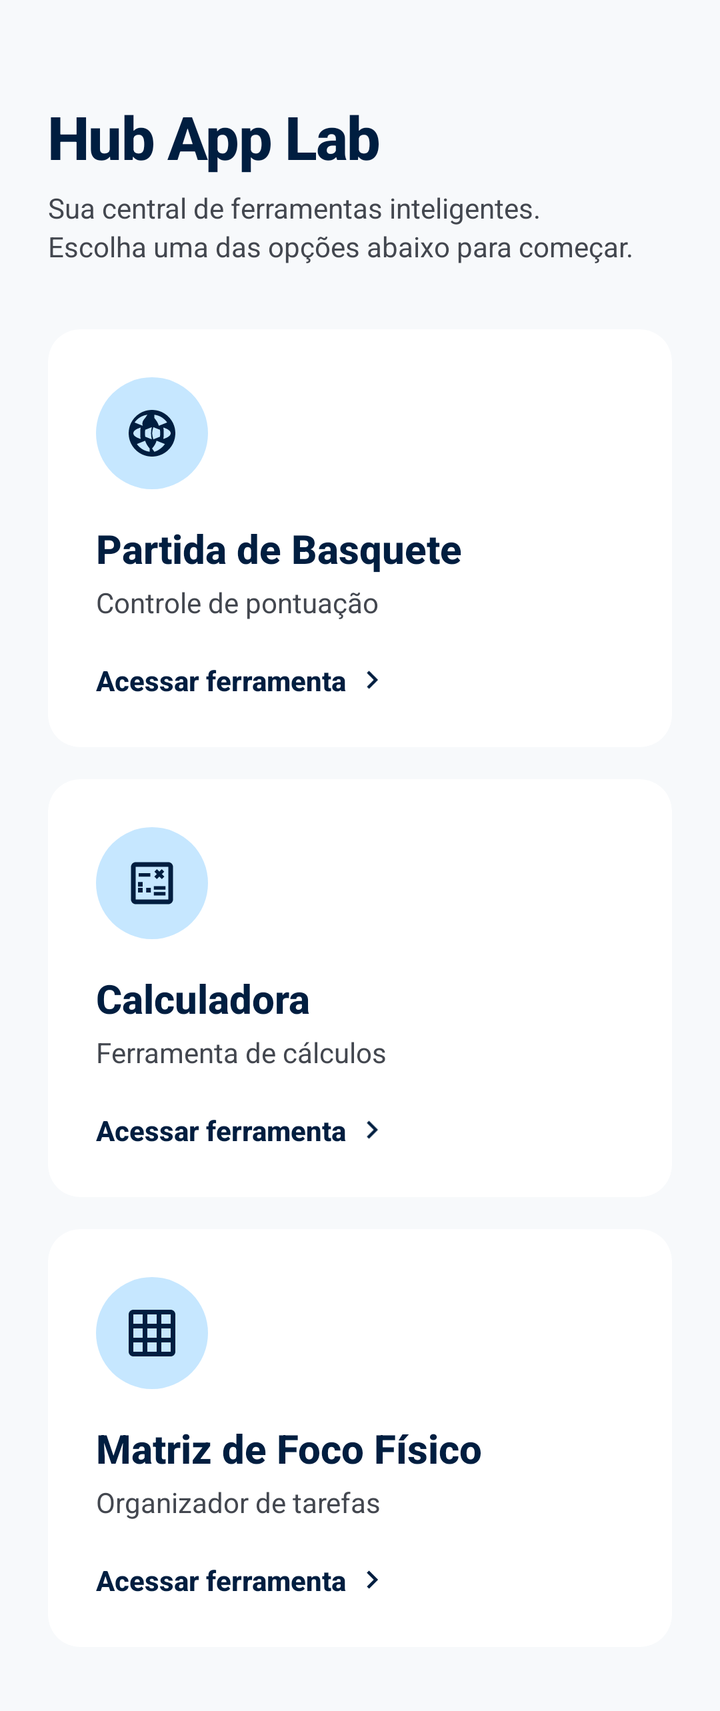
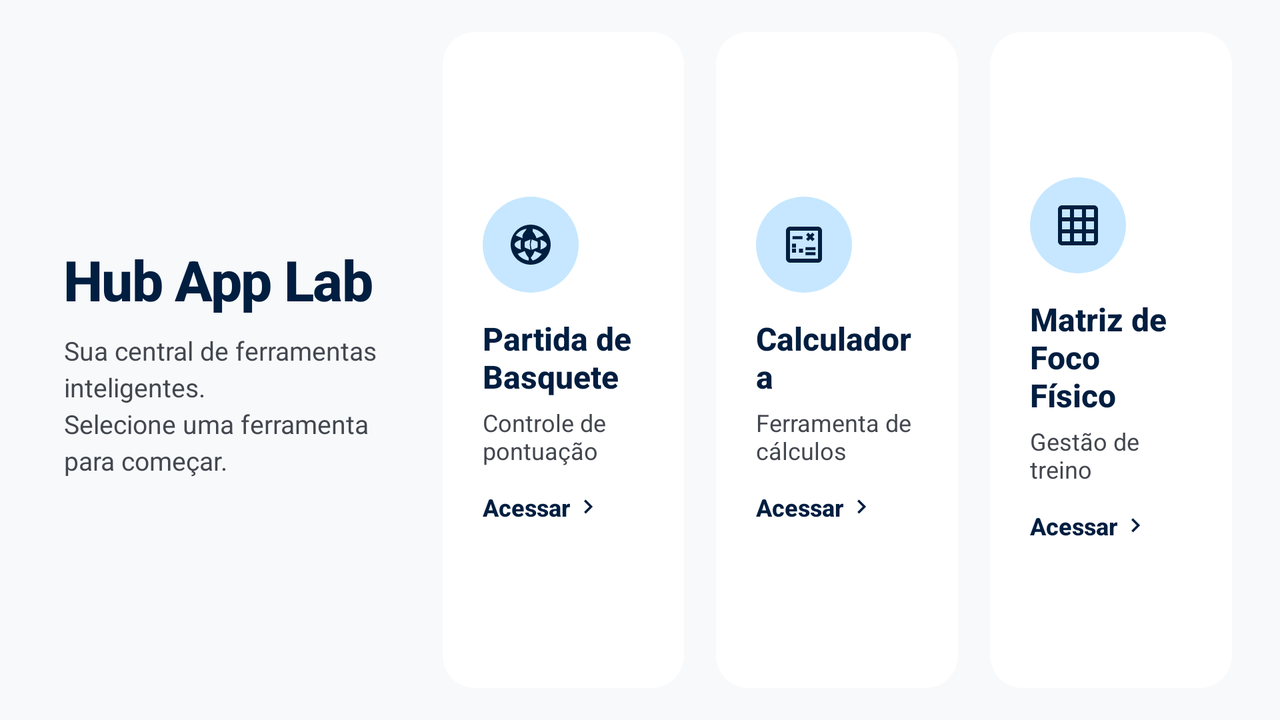

First picture: res/layout/ on a phone held upright. Second picture: the repository's own variant of that layout, on a device whose configuration matches the variant's folder. Source for both follows.
<!-- AndroidManifest.xml: activity theme Theme.HubAppLab -->
<!-- res/layout/activity_main.xml -->
<?xml version="1.0" encoding="utf-8"?>
<ScrollView
    xmlns:android="http://schemas.android.com/apk/res/android"
    xmlns:app="http://schemas.android.com/apk/res-auto"
    xmlns:tools="http://schemas.android.com/tools"
    android:layout_width="match_parent"
    android:layout_height="match_parent"
    android:background="@color/hub_surface"
    android:fillViewport="true"
    android:clipToPadding="false"
    tools:context=".MainActivity">

    <LinearLayout
        android:layout_width="match_parent"
        android:layout_height="wrap_content"
        android:orientation="vertical">

        
        <LinearLayout
            android:id="@+id/header"
            android:layout_width="match_parent"
            android:layout_height="wrap_content"
            android:orientation="vertical"
            android:paddingStart="24dp"
            android:paddingEnd="24dp"
            android:paddingTop="48dp"
            android:paddingBottom="32dp"
            android:background="@color/hub_surface">

            <TextView
                android:layout_width="wrap_content"
                android:layout_height="wrap_content"
                android:text="Hub App Lab"
                android:textSize="30sp"
                android:textColor="@color/hub_primary"
                android:textStyle="bold"
                android:fontFamily="sans-serif-medium"
                android:letterSpacing="-0.02" />

            <TextView
                android:layout_width="wrap_content"
                android:layout_height="wrap_content"
                android:layout_marginTop="6dp"
                android:text="Sua central de ferramentas inteligentes.\nEscolha uma das opções abaixo para começar."
                android:textSize="14sp"
                android:textColor="@color/hub_on_surface_variant"
                android:lineSpacingExtra="3dp"
                android:fontFamily="sans-serif" />

        </LinearLayout>

        
        <LinearLayout
            android:layout_width="match_parent"
            android:layout_height="wrap_content"
            android:orientation="vertical"
            android:paddingStart="24dp"
            android:paddingEnd="24dp"
            android:paddingBottom="32dp"
            android:clipToPadding="false">

            
            <com.google.android.material.card.MaterialCardView
                android:id="@+id/cardBasquete"
                android:layout_width="match_parent"
                android:layout_height="wrap_content"
                android:clickable="true"
                android:focusable="true"
                app:cardBackgroundColor="@color/hub_surface_container_lowest"
                app:cardCornerRadius="16dp"
                app:cardElevation="0dp"
                app:strokeWidth="0dp">

                <LinearLayout
                    android:layout_width="match_parent"
                    android:layout_height="wrap_content"
                    android:orientation="vertical"
                    android:padding="24dp">

                    
                    <FrameLayout
                        android:layout_width="56dp"
                        android:layout_height="56dp"
                        android:layout_marginBottom="16dp"
                        android:background="@drawable/bg_icon_circle">

                        <ImageView
                            android:layout_width="28dp"
                            android:layout_height="28dp"
                            android:layout_gravity="center"
                            android:src="@drawable/ic_basquete"
                            android:contentDescription="Basquete" />
                    </FrameLayout>

                    
                    <TextView
                        android:layout_width="wrap_content"
                        android:layout_height="wrap_content"
                        android:text="Partida de Basquete"
                        android:textSize="20sp"
                        android:textColor="@color/hub_primary"
                        android:textStyle="bold"
                        android:fontFamily="sans-serif-medium" />

                    
                    <TextView
                        android:layout_width="wrap_content"
                        android:layout_height="wrap_content"
                        android:layout_marginTop="4dp"
                        android:text="Controle de pontuação"
                        android:textSize="14sp"
                        android:textColor="@color/hub_on_surface_variant"
                        android:fontFamily="sans-serif" />

                    
                    <LinearLayout
                        android:layout_width="wrap_content"
                        android:layout_height="wrap_content"
                        android:layout_marginTop="20dp"
                        android:orientation="horizontal"
                        android:gravity="center_vertical">

                        <TextView
                            android:layout_width="wrap_content"
                            android:layout_height="wrap_content"
                            android:text="Acessar ferramenta"
                            android:textSize="14sp"
                            android:textColor="@color/hub_primary"
                            android:textStyle="bold"
                            android:fontFamily="sans-serif-medium" />

                        <ImageView
                            android:layout_width="18dp"
                            android:layout_height="18dp"
                            android:layout_marginStart="4dp"
                            android:src="@drawable/ic_chevron_right"
                            android:contentDescription="Acessar"
                            app:tint="@color/hub_primary" />
                    </LinearLayout>

                </LinearLayout>
            </com.google.android.material.card.MaterialCardView>

            
            <View
                android:layout_width="match_parent"
                android:layout_height="16dp" />

            
            <com.google.android.material.card.MaterialCardView
                android:id="@+id/cardCalculadora"
                android:layout_width="match_parent"
                android:layout_height="wrap_content"
                android:clickable="true"
                android:focusable="true"
                app:cardBackgroundColor="@color/hub_surface_container_lowest"
                app:cardCornerRadius="16dp"
                app:cardElevation="0dp"
                app:strokeWidth="0dp">

                <LinearLayout
                    android:layout_width="match_parent"
                    android:layout_height="wrap_content"
                    android:orientation="vertical"
                    android:padding="24dp">

                    
                    <FrameLayout
                        android:layout_width="56dp"
                        android:layout_height="56dp"
                        android:layout_marginBottom="16dp"
                        android:background="@drawable/bg_icon_circle">

                        <ImageView
                            android:layout_width="28dp"
                            android:layout_height="28dp"
                            android:layout_gravity="center"
                            android:src="@drawable/ic_calculadora"
                            android:contentDescription="Calculadora" />
                    </FrameLayout>

                    
                    <TextView
                        android:layout_width="wrap_content"
                        android:layout_height="wrap_content"
                        android:text="Calculadora"
                        android:textSize="20sp"
                        android:textColor="@color/hub_primary"
                        android:textStyle="bold"
                        android:fontFamily="sans-serif-medium" />

                    
                    <TextView
                        android:layout_width="wrap_content"
                        android:layout_height="wrap_content"
                        android:layout_marginTop="4dp"
                        android:text="Ferramenta de cálculos"
                        android:textSize="14sp"
                        android:textColor="@color/hub_on_surface_variant"
                        android:fontFamily="sans-serif" />

                    
                    <LinearLayout
                        android:layout_width="wrap_content"
                        android:layout_height="wrap_content"
                        android:layout_marginTop="20dp"
                        android:orientation="horizontal"
                        android:gravity="center_vertical">

                        <TextView
                            android:layout_width="wrap_content"
                            android:layout_height="wrap_content"
                            android:text="Acessar ferramenta"
                            android:textSize="14sp"
                            android:textColor="@color/hub_primary"
                            android:textStyle="bold"
                            android:fontFamily="sans-serif-medium" />

                        <ImageView
                            android:layout_width="18dp"
                            android:layout_height="18dp"
                            android:layout_marginStart="4dp"
                            android:src="@drawable/ic_chevron_right"
                            android:contentDescription="Acessar"
                            app:tint="@color/hub_primary" />
                    </LinearLayout>

                </LinearLayout>
            </com.google.android.material.card.MaterialCardView>

            
            <View
                android:layout_width="match_parent"
                android:layout_height="16dp" />

            
            <com.google.android.material.card.MaterialCardView
                android:id="@+id/cardMatriz"
                android:layout_width="match_parent"
                android:layout_height="wrap_content"
                android:clickable="true"
                android:focusable="true"
                app:cardBackgroundColor="@color/hub_surface_container_lowest"
                app:cardCornerRadius="16dp"
                app:cardElevation="0dp"
                app:strokeWidth="0dp">

                <LinearLayout
                    android:layout_width="match_parent"
                    android:layout_height="wrap_content"
                    android:orientation="vertical"
                    android:padding="24dp">

                    
                    <FrameLayout
                        android:layout_width="56dp"
                        android:layout_height="56dp"
                        android:layout_marginBottom="16dp"
                        android:background="@drawable/bg_icon_circle">

                        <ImageView
                            android:layout_width="28dp"
                            android:layout_height="28dp"
                            android:layout_gravity="center"
                            android:src="@drawable/ic_matriz"
                            android:contentDescription="Matriz de Foco Físico" />
                    </FrameLayout>

                    
                    <TextView
                        android:layout_width="wrap_content"
                        android:layout_height="wrap_content"
                        android:text="Matriz de Foco Físico"
                        android:textSize="20sp"
                        android:textColor="@color/hub_primary"
                        android:textStyle="bold"
                        android:fontFamily="sans-serif-medium" />

                    
                    <TextView
                        android:layout_width="wrap_content"
                        android:layout_height="wrap_content"
                        android:layout_marginTop="4dp"
                        android:text="Organizador de tarefas"
                        android:textSize="14sp"
                        android:textColor="@color/hub_on_surface_variant"
                        android:fontFamily="sans-serif" />

                    
                    <LinearLayout
                        android:layout_width="wrap_content"
                        android:layout_height="wrap_content"
                        android:layout_marginTop="20dp"
                        android:orientation="horizontal"
                        android:gravity="center_vertical">

                        <TextView
                            android:layout_width="wrap_content"
                            android:layout_height="wrap_content"
                            android:text="Acessar ferramenta"
                            android:textSize="14sp"
                            android:textColor="@color/hub_primary"
                            android:textStyle="bold"
                            android:fontFamily="sans-serif-medium" />

                        <ImageView
                            android:layout_width="18dp"
                            android:layout_height="18dp"
                            android:layout_marginStart="4dp"
                            android:src="@drawable/ic_chevron_right"
                            android:contentDescription="Acessar"
                            app:tint="@color/hub_primary" />
                    </LinearLayout>

                </LinearLayout>
            </com.google.android.material.card.MaterialCardView>

        </LinearLayout>

    </LinearLayout>

</ScrollView>
<!-- resources referenced by this layout -->
<resources>
  <color name="hub_on_surface_variant">#43474F</color>
  <color name="hub_primary">#001E40</color>
  <color name="hub_surface">#F7F9FB</color>
  <color name="hub_surface_container_lowest">#FFFFFF</color>
  <!-- drawable bg_icon_circle (drawable) -->
  <?xml version="1.0" encoding="utf-8"?>
  <shape xmlns:android="http://schemas.android.com/apk/res/android"
      android:shape="oval">
      <solid android:color="#C6E7FF" />
  </shape>
  <!-- drawable ic_calculadora (drawable) -->
  <?xml version="1.0" encoding="utf-8"?>
  <vector xmlns:android="http://schemas.android.com/apk/res/android"
      android:width="24dp"
      android:height="24dp"
      android:viewportWidth="24"
      android:viewportHeight="24"
      android:tint="#001E40">
      <path
          android:fillColor="#001E40"
          android:pathData="M19,3L5,3c-1.1,0 -2,0.9 -2,2v14c0,1.1 0.9,2 2,2h14c1.1,0 2,-0.9 2,-2L21,5c0,-1.1 -0.9,-2 -2,-2zM19,19L5,19L5,5h14v14zM6.25,7.72h5v1.5h-5zM13.03,7.06l1.06,-1.06 1.06,1.06 1.06,-1.06 1.06,1.06 -1.06,1.06 1.06,1.06 -1.06,1.06 -1.06,-1.06 -1.06,1.06 -1.06,-1.06 1.06,-1.06zM6,16h2v-2L6,14v2zM6,13.5h2v-2L6,11.5v2zM9.5,16h2v-2h-2v2zM17.75,15.75h-5v1.5h5zM17.75,13.25h-5v1.5h5z"/>
  </vector>
  <!-- drawable ic_chevron_right (drawable) -->
  <?xml version="1.0" encoding="utf-8"?>
  <vector xmlns:android="http://schemas.android.com/apk/res/android"
      android:width="24dp"
      android:height="24dp"
      android:viewportWidth="24"
      android:viewportHeight="24">
      <path
          android:fillColor="#001E40"
          android:pathData="M10,6L8.59,7.41 13.17,12l-4.58,4.59L10,18l6,-6z"/>
  </vector>
  <!-- drawable ic_matriz (drawable) -->
  <?xml version="1.0" encoding="utf-8"?>
  <vector xmlns:android="http://schemas.android.com/apk/res/android"
      android:width="24dp"
      android:height="24dp"
      android:viewportWidth="24"
      android:viewportHeight="24"
      android:tint="#001E40">
      <path
          android:fillColor="#001E40"
          android:pathData="M20,2L4,2c-1.1,0 -2,0.9 -2,2v16c0,1.1 0.9,2 2,2h16c1.1,0 2,-0.9 2,-2L22,4c0,-1.1 -0.9,-2 -2,-2zM8,20L4,20v-4h4v4zM8,14L4,14v-4h4v4zM8,8L4,8L4,4h4v4zM14,20h-4v-4h4v4zM14,14h-4v-4h4v4zM14,8h-4L10,4h4v4zM20,20h-4v-4h4v4zM20,14h-4v-4h4v4zM20,8h-4L16,4h4v4z"/>
  </vector>
  <style name="Theme.HubAppLab" parent="Theme.MaterialComponents.Light.NoActionBar">
          <item name="android:statusBarColor">@color/hub_surface</item>
          <item name="android:windowBackground">@color/hub_surface</item>
          <item name="android:navigationBarColor">@color/hub_surface</item>
          <item name="colorPrimary">@color/hub_primary</item>
          <item name="colorPrimaryDark">@color/hub_primary_container</item>
          <item name="colorAccent">@color/hub_secondary</item>
      </style>
  <color name="hub_primary_container">#003366</color>
  <color name="hub_secondary">#00658D</color>
  <!-- some entries are left out for length -->
</resources>
<!-- res/layout-land/activity_main.xml (the repository's variant of the layout above) -->
<!-- drawn on the phone turned sideways -->
<?xml version="1.0" encoding="utf-8"?>
<LinearLayout
    xmlns:android="http://schemas.android.com/apk/res/android"
    xmlns:app="http://schemas.android.com/apk/res-auto"
    xmlns:tools="http://schemas.android.com/tools"
    android:layout_width="match_parent"
    android:layout_height="match_parent"
    android:background="@color/hub_surface"
    android:orientation="horizontal"
    android:baselineAligned="false"
    tools:context=".MainActivity">

    
    <LinearLayout
        android:id="@+id/header"
        android:layout_width="0dp"
        android:layout_height="match_parent"
        android:layout_weight="1"
        android:orientation="vertical"
        android:gravity="center_vertical"
        android:paddingStart="32dp"
        android:paddingEnd="24dp">

        <TextView
            android:layout_width="wrap_content"
            android:layout_height="wrap_content"
            android:text="Hub App Lab"
            android:textSize="28sp"
            android:textColor="@color/hub_primary"
            android:textStyle="bold"
            android:fontFamily="sans-serif-medium"
            android:letterSpacing="-0.02" />

        <TextView
            android:layout_width="wrap_content"
            android:layout_height="wrap_content"
            android:layout_marginTop="8dp"
            android:text="Sua central de ferramentas inteligentes.\nSelecione uma ferramenta para começar."
            android:textSize="13sp"
            android:textColor="@color/hub_on_surface_variant"
            android:lineSpacingExtra="3dp"
            android:fontFamily="sans-serif" />

    </LinearLayout>

    
    <LinearLayout
        android:layout_width="0dp"
        android:layout_height="match_parent"
        android:layout_weight="2"
        android:orientation="horizontal"
        android:gravity="center_vertical"
        android:paddingStart="8dp"
        android:paddingEnd="24dp"
        android:paddingTop="16dp"
        android:paddingBottom="16dp">

        
        <com.google.android.material.card.MaterialCardView
            android:id="@+id/cardBasquete"
            android:layout_width="0dp"
            android:layout_height="match_parent"
            android:layout_weight="1"
            android:layout_marginEnd="8dp"
            android:clickable="true"
            android:focusable="true"
            app:cardBackgroundColor="@color/hub_surface_container_lowest"
            app:cardCornerRadius="16dp"
            app:cardElevation="0dp"
            app:strokeWidth="0dp">

            <LinearLayout
                android:layout_width="match_parent"
                android:layout_height="match_parent"
                android:orientation="vertical"
                android:padding="20dp"
                android:gravity="center_vertical">

                
                <FrameLayout
                    android:layout_width="48dp"
                    android:layout_height="48dp"
                    android:layout_marginBottom="12dp"
                    android:background="@drawable/bg_icon_circle">

                    <ImageView
                        android:layout_width="24dp"
                        android:layout_height="24dp"
                        android:layout_gravity="center"
                        android:src="@drawable/ic_basquete"
                        android:contentDescription="Basquete" />
                </FrameLayout>

                
                <TextView
                    android:layout_width="wrap_content"
                    android:layout_height="wrap_content"
                    android:text="Partida de\nBasquete"
                    android:textSize="16sp"
                    android:textColor="@color/hub_primary"
                    android:textStyle="bold"
                    android:fontFamily="sans-serif-medium" />

                
                <TextView
                    android:layout_width="wrap_content"
                    android:layout_height="wrap_content"
                    android:layout_marginTop="4dp"
                    android:text="Controle de pontuação"
                    android:textSize="12sp"
                    android:textColor="@color/hub_on_surface_variant"
                    android:fontFamily="sans-serif" />

                
                <LinearLayout
                    android:layout_width="wrap_content"
                    android:layout_height="wrap_content"
                    android:layout_marginTop="12dp"
                    android:orientation="horizontal"
                    android:gravity="center_vertical">

                    <TextView
                        android:layout_width="wrap_content"
                        android:layout_height="wrap_content"
                        android:text="Acessar"
                        android:textSize="12sp"
                        android:textColor="@color/hub_primary"
                        android:textStyle="bold"
                        android:fontFamily="sans-serif-medium" />

                    <ImageView
                        android:layout_width="14dp"
                        android:layout_height="14dp"
                        android:layout_marginStart="2dp"
                        android:src="@drawable/ic_chevron_right"
                        android:contentDescription="Acessar"
                        app:tint="@color/hub_primary" />
                </LinearLayout>

            </LinearLayout>
        </com.google.android.material.card.MaterialCardView>

        
        <com.google.android.material.card.MaterialCardView
            android:id="@+id/cardCalculadora"
            android:layout_width="0dp"
            android:layout_height="match_parent"
            android:layout_weight="1"
            android:layout_marginStart="8dp"
            android:layout_marginEnd="8dp"
            android:clickable="true"
            android:focusable="true"
            app:cardBackgroundColor="@color/hub_surface_container_lowest"
            app:cardCornerRadius="16dp"
            app:cardElevation="0dp"
            app:strokeWidth="0dp">

            <LinearLayout
                android:layout_width="match_parent"
                android:layout_height="match_parent"
                android:orientation="vertical"
                android:padding="20dp"
                android:gravity="center_vertical">

                
                <FrameLayout
                    android:layout_width="48dp"
                    android:layout_height="48dp"
                    android:layout_marginBottom="12dp"
                    android:background="@drawable/bg_icon_circle">

                    <ImageView
                        android:layout_width="24dp"
                        android:layout_height="24dp"
                        android:layout_gravity="center"
                        android:src="@drawable/ic_calculadora"
                        android:contentDescription="Calculadora" />
                </FrameLayout>

                
                <TextView
                    android:layout_width="wrap_content"
                    android:layout_height="wrap_content"
                    android:minHeight="40dp"
                    android:text="Calculadora"
                    android:textSize="16sp"
                    android:textColor="@color/hub_primary"
                    android:textStyle="bold"
                    android:fontFamily="sans-serif-medium" />

                
                <TextView
                    android:layout_width="wrap_content"
                    android:layout_height="wrap_content"
                    android:layout_marginTop="4dp"
                    android:text="Ferramenta de cálculos"
                    android:textSize="12sp"
                    android:textColor="@color/hub_on_surface_variant"
                    android:fontFamily="sans-serif" />

                
                <LinearLayout
                    android:layout_width="wrap_content"
                    android:layout_height="wrap_content"
                    android:layout_marginTop="12dp"
                    android:orientation="horizontal"
                    android:gravity="center_vertical">

                    <TextView
                        android:layout_width="wrap_content"
                        android:layout_height="wrap_content"
                        android:text="Acessar"
                        android:textSize="12sp"
                        android:textColor="@color/hub_primary"
                        android:textStyle="bold"
                        android:fontFamily="sans-serif-medium" />

                    <ImageView
                        android:layout_width="14dp"
                        android:layout_height="14dp"
                        android:layout_marginStart="2dp"
                        android:src="@drawable/ic_chevron_right"
                        android:contentDescription="Acessar"
                        app:tint="@color/hub_primary" />
                </LinearLayout>

            </LinearLayout>
        </com.google.android.material.card.MaterialCardView>

        
        <com.google.android.material.card.MaterialCardView
            android:id="@+id/cardMatriz"
            android:layout_width="0dp"
            android:layout_height="match_parent"
            android:layout_weight="1"
            android:layout_marginStart="8dp"
            android:clickable="true"
            android:focusable="true"
            app:cardBackgroundColor="@color/hub_surface_container_lowest"
            app:cardCornerRadius="16dp"
            app:cardElevation="0dp"
            app:strokeWidth="0dp">

            <LinearLayout
                android:layout_width="match_parent"
                android:layout_height="match_parent"
                android:orientation="vertical"
                android:padding="20dp"
                android:gravity="center_vertical">

                
                <FrameLayout
                    android:layout_width="48dp"
                    android:layout_height="48dp"
                    android:layout_marginBottom="12dp"
                    android:background="@drawable/bg_icon_circle">

                    <ImageView
                        android:layout_width="24dp"
                        android:layout_height="24dp"
                        android:layout_gravity="center"
                        android:src="@drawable/ic_matriz"
                        android:contentDescription="Matriz de Foco Físico" />
                </FrameLayout>

                
                <TextView
                    android:layout_width="wrap_content"
                    android:layout_height="wrap_content"
                    android:text="Matriz de\nFoco Físico"
                    android:textSize="16sp"
                    android:textColor="@color/hub_primary"
                    android:textStyle="bold"
                    android:fontFamily="sans-serif-medium" />

                
                <TextView
                    android:layout_width="wrap_content"
                    android:layout_height="wrap_content"
                    android:layout_marginTop="4dp"
                    android:minHeight="28dp"
                    android:text="Gestão de treino"
                    android:textSize="12sp"
                    android:textColor="@color/hub_on_surface_variant"
                    android:fontFamily="sans-serif" />

                
                <LinearLayout
                    android:layout_width="wrap_content"
                    android:layout_height="wrap_content"
                    android:layout_marginTop="12dp"
                    android:orientation="horizontal"
                    android:gravity="center_vertical">

                    <TextView
                        android:layout_width="wrap_content"
                        android:layout_height="wrap_content"
                        android:text="Acessar"
                        android:textSize="12sp"
                        android:textColor="@color/hub_primary"
                        android:textStyle="bold"
                        android:fontFamily="sans-serif-medium" />

                    <ImageView
                        android:layout_width="14dp"
                        android:layout_height="14dp"
                        android:layout_marginStart="2dp"
                        android:src="@drawable/ic_chevron_right"
                        android:contentDescription="Acessar"
                        app:tint="@color/hub_primary" />
                </LinearLayout>

            </LinearLayout>
        </com.google.android.material.card.MaterialCardView>

    </LinearLayout>

</LinearLayout>
